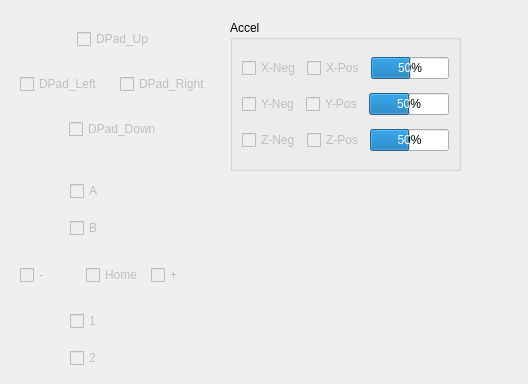
<?xml version="1.0" encoding="UTF-8"?>
<ui version="4.0">
 <class>dg::wii::DebugViewWidget</class>
 <widget class="QWidget" name="dg::wii::DebugViewWidget">
  <property name="geometry">
   <rect>
    <x>0</x>
    <y>0</y>
    <width>528</width>
    <height>384</height>
   </rect>
  </property>
  <property name="windowTitle">
   <string>Form</string>
  </property>
  <widget class="QWidget" name="verticalLayoutWidget">
   <property name="geometry">
    <rect>
     <x>20</x>
     <y>10</y>
     <width>191</width>
     <height>151</height>
    </rect>
   </property>
   <layout class="QVBoxLayout" name="verticalLayout">
    <item>
     <layout class="QHBoxLayout" name="horizontalLayout_2">
      <item>
       <spacer name="horizontalSpacer_2">
        <property name="orientation">
         <enum>Qt::Horizontal</enum>
        </property>
        <property name="sizeHint" stdset="0">
         <size>
          <width>40</width>
          <height>20</height>
         </size>
        </property>
       </spacer>
      </item>
      <item>
       <widget class="QCheckBox" name="cbUp">
        <property name="enabled">
         <bool>false</bool>
        </property>
        <property name="text">
         <string>DPad_Up</string>
        </property>
       </widget>
      </item>
      <item>
       <spacer name="horizontalSpacer_3">
        <property name="orientation">
         <enum>Qt::Horizontal</enum>
        </property>
        <property name="sizeHint" stdset="0">
         <size>
          <width>40</width>
          <height>20</height>
         </size>
        </property>
       </spacer>
      </item>
     </layout>
    </item>
    <item>
     <layout class="QHBoxLayout" name="horizontalLayout">
      <item>
       <widget class="QCheckBox" name="cbLeft">
        <property name="enabled">
         <bool>false</bool>
        </property>
        <property name="text">
         <string>DPad_Left</string>
        </property>
       </widget>
      </item>
      <item>
       <spacer name="horizontalSpacer">
        <property name="orientation">
         <enum>Qt::Horizontal</enum>
        </property>
        <property name="sizeHint" stdset="0">
         <size>
          <width>40</width>
          <height>20</height>
         </size>
        </property>
       </spacer>
      </item>
      <item>
       <widget class="QCheckBox" name="cbRight">
        <property name="enabled">
         <bool>false</bool>
        </property>
        <property name="text">
         <string>DPad_Right</string>
        </property>
       </widget>
      </item>
     </layout>
    </item>
    <item>
     <layout class="QHBoxLayout" name="horizontalLayout_3">
      <item>
       <spacer name="horizontalSpacer_4">
        <property name="orientation">
         <enum>Qt::Horizontal</enum>
        </property>
        <property name="sizeHint" stdset="0">
         <size>
          <width>40</width>
          <height>20</height>
         </size>
        </property>
       </spacer>
      </item>
      <item>
       <widget class="QCheckBox" name="cbDown">
        <property name="enabled">
         <bool>false</bool>
        </property>
        <property name="text">
         <string>DPad_Down</string>
        </property>
       </widget>
      </item>
      <item>
       <spacer name="horizontalSpacer_5">
        <property name="orientation">
         <enum>Qt::Horizontal</enum>
        </property>
        <property name="sizeHint" stdset="0">
         <size>
          <width>40</width>
          <height>20</height>
         </size>
        </property>
       </spacer>
      </item>
     </layout>
    </item>
   </layout>
  </widget>
  <widget class="QWidget" name="verticalLayoutWidget_2">
   <property name="geometry">
    <rect>
     <x>70</x>
     <y>170</y>
     <width>101</width>
     <height>80</height>
    </rect>
   </property>
   <layout class="QVBoxLayout" name="verticalLayout_2">
    <item>
     <widget class="QCheckBox" name="cbA">
      <property name="enabled">
       <bool>false</bool>
      </property>
      <property name="text">
       <string>A</string>
      </property>
     </widget>
    </item>
    <item>
     <widget class="QCheckBox" name="cbB">
      <property name="enabled">
       <bool>false</bool>
      </property>
      <property name="text">
       <string>B</string>
      </property>
     </widget>
    </item>
   </layout>
  </widget>
  <widget class="QWidget" name="horizontalLayoutWidget_4">
   <property name="geometry">
    <rect>
     <x>20</x>
     <y>260</y>
     <width>191</width>
     <height>31</height>
    </rect>
   </property>
   <layout class="QHBoxLayout" name="horizontalLayout_4">
    <item>
     <widget class="QCheckBox" name="cbMinus">
      <property name="enabled">
       <bool>false</bool>
      </property>
      <property name="text">
       <string>-</string>
      </property>
     </widget>
    </item>
    <item>
     <widget class="QCheckBox" name="cbHome">
      <property name="enabled">
       <bool>false</bool>
      </property>
      <property name="text">
       <string>Home</string>
      </property>
     </widget>
    </item>
    <item>
     <widget class="QCheckBox" name="cbPlus">
      <property name="enabled">
       <bool>false</bool>
      </property>
      <property name="text">
       <string>+</string>
      </property>
     </widget>
    </item>
   </layout>
  </widget>
  <widget class="QWidget" name="verticalLayoutWidget_3">
   <property name="geometry">
    <rect>
     <x>70</x>
     <y>300</y>
     <width>101</width>
     <height>80</height>
    </rect>
   </property>
   <layout class="QVBoxLayout" name="verticalLayout_3">
    <item>
     <widget class="QCheckBox" name="cb1">
      <property name="enabled">
       <bool>false</bool>
      </property>
      <property name="text">
       <string>1</string>
      </property>
      <property name="checkable">
       <bool>true</bool>
      </property>
     </widget>
    </item>
    <item>
     <widget class="QCheckBox" name="cb2">
      <property name="enabled">
       <bool>false</bool>
      </property>
      <property name="text">
       <string>2</string>
      </property>
      <property name="checkable">
       <bool>true</bool>
      </property>
     </widget>
    </item>
   </layout>
  </widget>
  <widget class="QGroupBox" name="groupBox">
   <property name="geometry">
    <rect>
     <x>230</x>
     <y>20</y>
     <width>231</width>
     <height>151</height>
    </rect>
   </property>
   <property name="title">
    <string>Accel</string>
   </property>
   <layout class="QHBoxLayout" name="horizontalLayout_5">
    <item>
     <layout class="QVBoxLayout" name="verticalLayout_4">
      <item>
       <layout class="QHBoxLayout" name="horizontalLayout_8">
        <item>
         <widget class="QCheckBox" name="cbAccX_Neg">
          <property name="enabled">
           <bool>false</bool>
          </property>
          <property name="text">
           <string>X-Neg</string>
          </property>
          <property name="checkable">
           <bool>true</bool>
          </property>
         </widget>
        </item>
        <item>
         <widget class="QCheckBox" name="cbAccX_Pos">
          <property name="enabled">
           <bool>false</bool>
          </property>
          <property name="text">
           <string>X-Pos</string>
          </property>
          <property name="checkable">
           <bool>true</bool>
          </property>
         </widget>
        </item>
        <item>
         <widget class="QProgressBar" name="pbAccX">
          <property name="value">
           <number>50</number>
          </property>
         </widget>
        </item>
       </layout>
      </item>
      <item>
       <layout class="QHBoxLayout" name="horizontalLayout_6">
        <item>
         <widget class="QCheckBox" name="cbAccY_Neg">
          <property name="enabled">
           <bool>false</bool>
          </property>
          <property name="text">
           <string>Y-Neg</string>
          </property>
          <property name="checkable">
           <bool>true</bool>
          </property>
         </widget>
        </item>
        <item>
         <widget class="QCheckBox" name="cbAccY_Pos">
          <property name="enabled">
           <bool>false</bool>
          </property>
          <property name="text">
           <string>Y-Pos</string>
          </property>
          <property name="checkable">
           <bool>true</bool>
          </property>
         </widget>
        </item>
        <item>
         <widget class="QProgressBar" name="pbAccY">
          <property name="value">
           <number>50</number>
          </property>
         </widget>
        </item>
       </layout>
      </item>
      <item>
       <layout class="QHBoxLayout" name="horizontalLayout_7">
        <item>
         <widget class="QCheckBox" name="cbAccZ_Neg">
          <property name="enabled">
           <bool>false</bool>
          </property>
          <property name="text">
           <string>Z-Neg</string>
          </property>
          <property name="checkable">
           <bool>true</bool>
          </property>
         </widget>
        </item>
        <item>
         <widget class="QCheckBox" name="cbAccZ_Pos">
          <property name="enabled">
           <bool>false</bool>
          </property>
          <property name="text">
           <string>Z-Pos</string>
          </property>
          <property name="checkable">
           <bool>true</bool>
          </property>
         </widget>
        </item>
        <item>
         <widget class="QProgressBar" name="pbAccZ">
          <property name="value">
           <number>50</number>
          </property>
         </widget>
        </item>
       </layout>
      </item>
     </layout>
    </item>
   </layout>
  </widget>
 </widget>
 <resources/>
 <connections/>
</ui>
